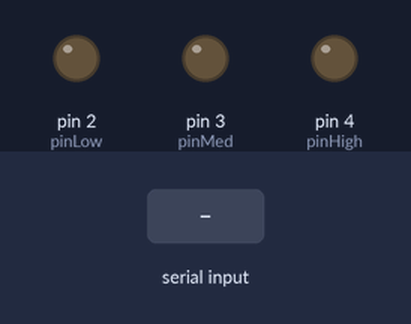
A sketch run on a simulated Arduino Uno, built with avr-gcc and run on an emulated ATmega328P. On the bench: output pins drawn as LEDs (lit = HIGH). The inputs (shaded band) are chosen by the test bench.

Above: at 1.2 s.
1.3 s: "1" received over Serial
At 2.4 s:
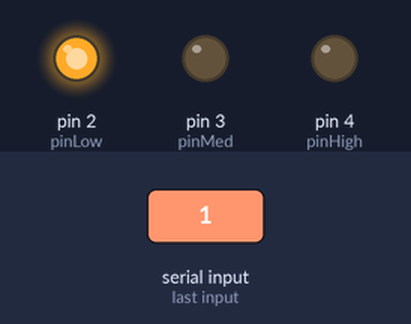
2.8 s: "2" received over Serial
At 3.5 s:
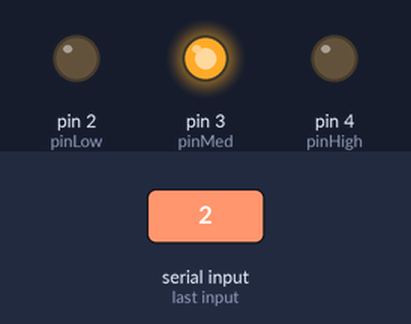
4.3 s: "3" received over Serial
At 4.6 s:
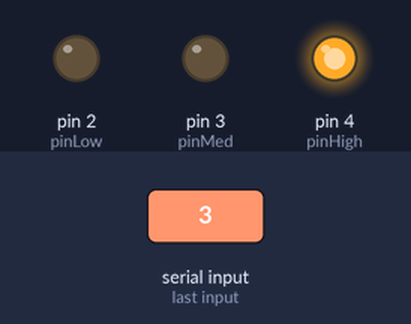
5.8 s: "0" received over Serial
At 7.0 s:
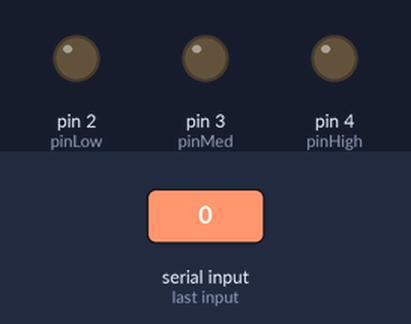
Timing chart, 0 to 8.3 s (numbered marks = the images above; inputs shaded):
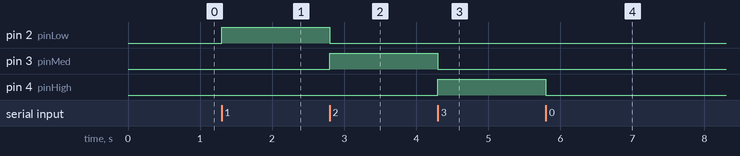

The sketch:

fan_controller.ino
```cpp
int pinLow = 2;
int pinMed = 3;
int pinHigh = 4;

void setup() {
  Serial.begin(9600);
  pinMode(pinLow, OUTPUT);
  pinMode(pinMed, OUTPUT);
  pinMode(pinHigh, OUTPUT);
}

char incomingChar = -1;
int timer;

void loop() {
  if (Serial.available() > 0) {
    incomingChar = Serial.read();

    switch (incomingChar) {
    case '0':
      off();
      break;
    case '1':
      low();
      break;
    case '2':
      medium();
      break;
    case '3':
      high();
      break;
    case 'c':
      delay(5);
      Serial.print("y");
      break;
    }
  }
}

void off() {
  digitalWrite(pinHigh, LOW);
  digitalWrite(pinLow, LOW);
  digitalWrite(pinMed, LOW);
}

void low() {
  digitalWrite(pinLow, HIGH);
  digitalWrite(pinMed, LOW);
  digitalWrite(pinHigh, LOW);
}

void medium() {
  digitalWrite(pinMed, HIGH);
  digitalWrite(pinLow, LOW);
  digitalWrite(pinHigh, LOW);
}

void high() {
  digitalWrite(pinHigh, HIGH);
  digitalWrite(pinLow, LOW);
  digitalWrite(pinMed, LOW);
}
```

Measured:
- after the input at 1.3 s, pin 2 (pinLow): LOW → HIGH at once
- after the input at 2.8 s, pin 2 (pinLow): HIGH → LOW at once; pin 3 (pinMed): LOW → HIGH at once
- after the input at 4.3 s, pin 3 (pinMed): HIGH → LOW at once; pin 4 (pinHigh): LOW → HIGH at once
- after the input at 5.8 s, pin 4 (pinHigh): HIGH → LOW at once
